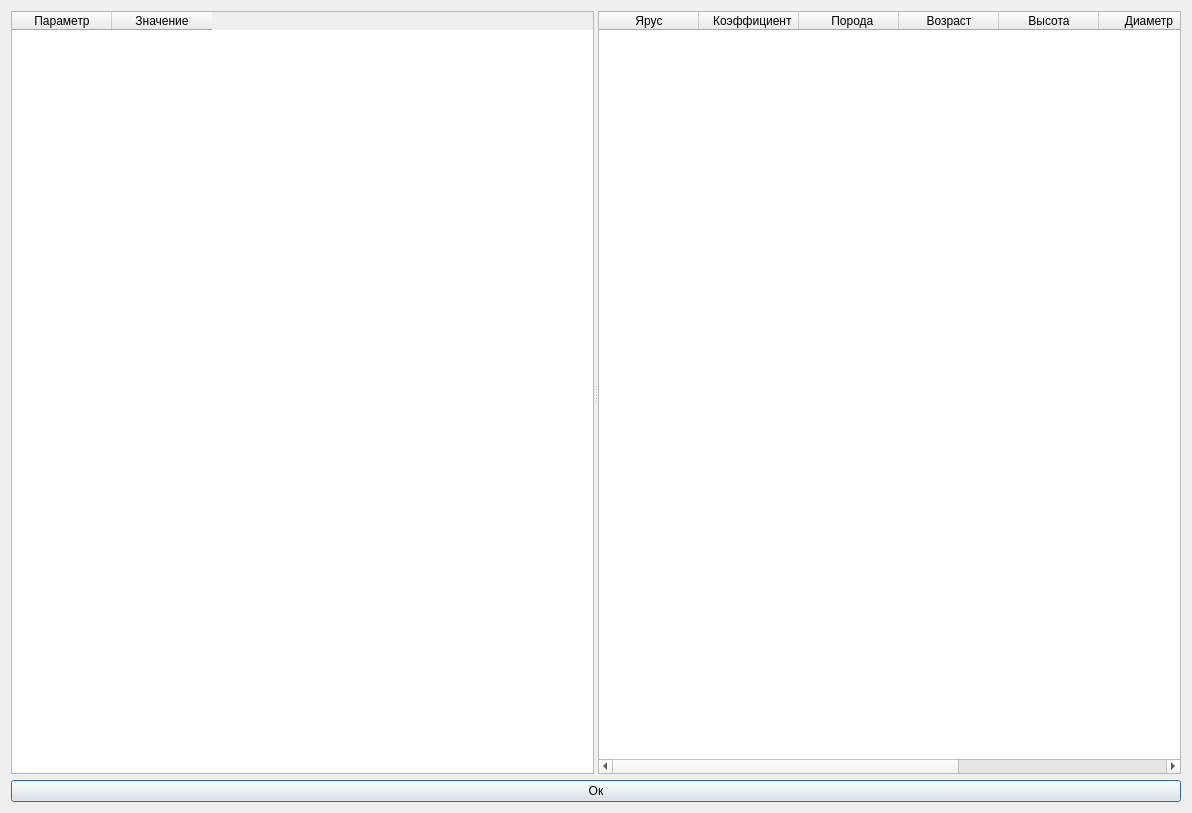
<?xml version="1.0" encoding="UTF-8"?>
<ui version="4.0">
 <class>Dialog</class>
 <widget class="QDialog" name="Dialog">
  <property name="geometry">
   <rect>
    <x>0</x>
    <y>0</y>
    <width>1192</width>
    <height>813</height>
   </rect>
  </property>
  <property name="sizePolicy">
   <sizepolicy hsizetype="Minimum" vsizetype="Minimum">
    <horstretch>0</horstretch>
    <verstretch>0</verstretch>
   </sizepolicy>
  </property>
  <property name="windowTitle">
   <string>Таксационные характеристики</string>
  </property>
  <layout class="QVBoxLayout" name="verticalLayout">
   <item>
    <widget class="QSplitter" name="splitter">
     <property name="minimumSize">
      <size>
       <width>902</width>
       <height>0</height>
      </size>
     </property>
     <property name="maximumSize">
      <size>
       <width>16777215</width>
       <height>16777215</height>
      </size>
     </property>
     <property name="styleSheet">
      <string notr="true"/>
     </property>
     <property name="orientation">
      <enum>Qt::Horizontal</enum>
     </property>
     <property name="opaqueResize">
      <bool>true</bool>
     </property>
     <widget class="QTableWidget" name="tableWidget">
      <property name="sizePolicy">
       <sizepolicy hsizetype="Fixed" vsizetype="Fixed">
        <horstretch>0</horstretch>
        <verstretch>0</verstretch>
       </sizepolicy>
      </property>
      <property name="minimumSize">
       <size>
        <width>0</width>
        <height>0</height>
       </size>
      </property>
      <property name="maximumSize">
       <size>
        <width>16777205</width>
        <height>16777215</height>
       </size>
      </property>
      <property name="sizeIncrement">
       <size>
        <width>0</width>
        <height>0</height>
       </size>
      </property>
      <property name="baseSize">
       <size>
        <width>0</width>
        <height>0</height>
       </size>
      </property>
      <property name="gridStyle">
       <enum>Qt::SolidLine</enum>
      </property>
      <attribute name="horizontalHeaderVisible">
       <bool>true</bool>
      </attribute>
      <attribute name="horizontalHeaderDefaultSectionSize">
       <number>100</number>
      </attribute>
      <attribute name="verticalHeaderVisible">
       <bool>false</bool>
      </attribute>
      <attribute name="verticalHeaderDefaultSectionSize">
       <number>30</number>
      </attribute>
      <attribute name="verticalHeaderMinimumSectionSize">
       <number>23</number>
      </attribute>
      <column>
       <property name="text">
        <string>Параметр</string>
       </property>
      </column>
      <column>
       <property name="text">
        <string>Значение</string>
       </property>
      </column>
     </widget>
     <widget class="QTableWidget" name="tableWidget_2">
      <property name="enabled">
       <bool>true</bool>
      </property>
      <property name="sizePolicy">
       <sizepolicy hsizetype="Fixed" vsizetype="Fixed">
        <horstretch>0</horstretch>
        <verstretch>0</verstretch>
       </sizepolicy>
      </property>
      <property name="minimumSize">
       <size>
        <width>0</width>
        <height>0</height>
       </size>
      </property>
      <property name="contextMenuPolicy">
       <enum>Qt::DefaultContextMenu</enum>
      </property>
      <property name="gridStyle">
       <enum>Qt::SolidLine</enum>
      </property>
      <attribute name="verticalHeaderVisible">
       <bool>false</bool>
      </attribute>
      <column>
       <property name="text">
        <string>  Ярус  </string>
       </property>
      </column>
      <column>
       <property name="text">
        <string>  Коэффициент</string>
       </property>
      </column>
      <column>
       <property name="text">
        <string>  Порода</string>
       </property>
      </column>
      <column>
       <property name="text">
        <string>  Возраст  </string>
       </property>
      </column>
      <column>
       <property name="text">
        <string>  Высота  </string>
       </property>
      </column>
      <column>
       <property name="text">
        <string>  Диаметр  </string>
       </property>
      </column>
      <column>
       <property name="text">
        <string>  Полнота  </string>
       </property>
      </column>
      <column>
       <property name="text">
        <string>  Запас  </string>
       </property>
      </column>
     </widget>
    </widget>
   </item>
   <item>
    <widget class="QPushButton" name="pushButton">
     <property name="text">
      <string>Ок</string>
     </property>
    </widget>
   </item>
  </layout>
 </widget>
 <resources/>
 <connections>
  <connection>
   <sender>pushButton</sender>
   <signal>clicked()</signal>
   <receiver>Dialog</receiver>
   <slot>accept()</slot>
   <hints>
    <hint type="sourcelabel">
     <x>1271</x>
     <y>576</y>
    </hint>
    <hint type="destinationlabel">
     <x>362</x>
     <y>188</y>
    </hint>
   </hints>
  </connection>
 </connections>
</ui>
